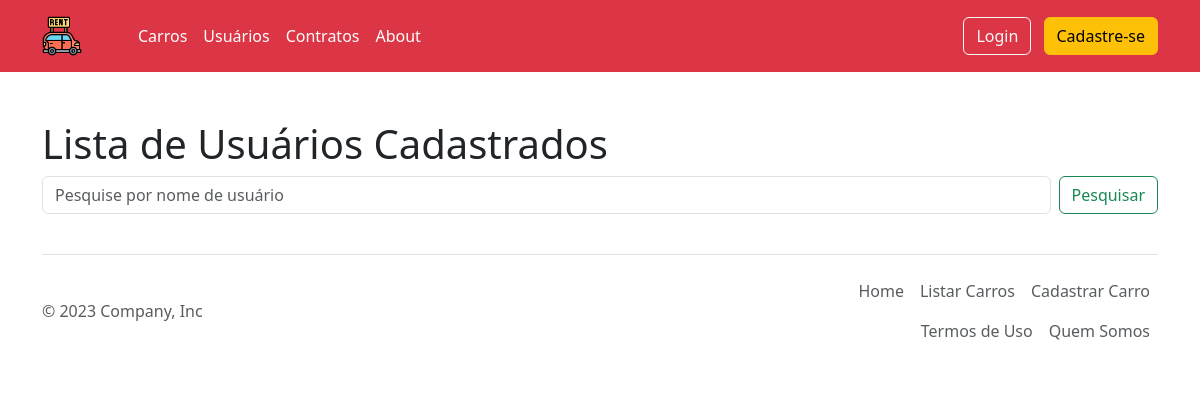
The page /locador/usuarios/ on the database as committed earlier.
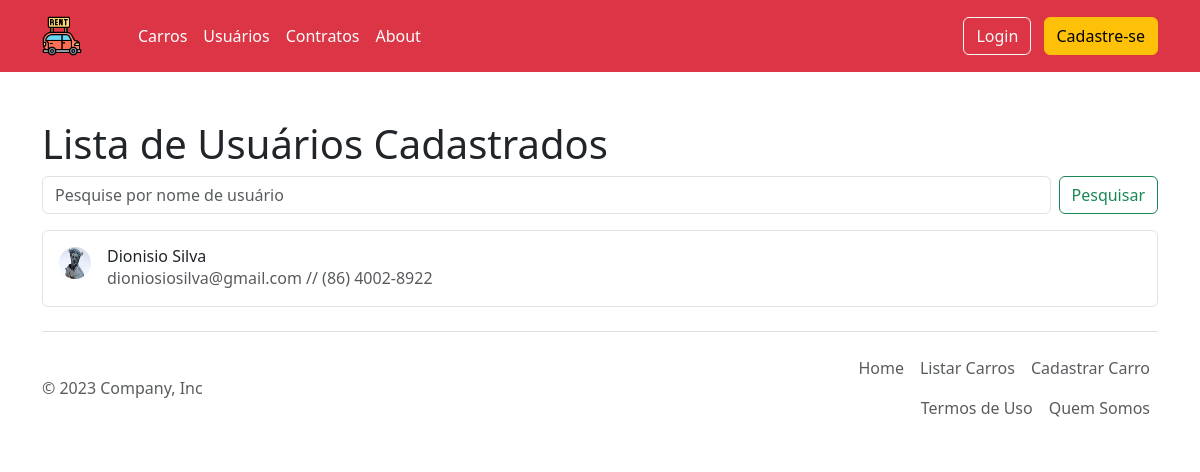
The same page on the database as committed later.
### aluguel/models.py (models this page shows, shortened)
class Usuario(models.Model):
    SEXO = [
        ("Masculino", "Masculino"),
        ("Feminino", "Feminino"),
        ("Outro", "Outro")
    ]
    nome = models.CharField("Nome", max_length=100)
    sobrenome = models.CharField("Sobrenome", max_length=100)
    cpfcnpj = models.CharField('CPF:',max_length=18, blank=True, null=True)
    email = models.EmailField("Email")
    telefone = models.CharField("Telefone", max_length=20, blank=True, null=True)
    data_nasc = models.DateField("Data de Nascimento", blank=True, null=True)
    perfil = models.ImageField("Foto", upload_to='perfil', blank=True, null=True)
    user = models.OneToOneField(get_user_model(),verbose_name="Usuário:", on_delete=models.CASCADE, blank=True, null=True)
    def calculo_de_idade(self):
        hoje = date.today()
        diferenca = hoje - self.data_nasc
        return round(diferenca.days // 365.25)
    idade = property(calculo_de_idade)
    sexo = models.CharField("Sexo", max_length=100, choices=SEXO)
    class Meta:
        verbose_name = "Usuário"
        verbose_name_plural = "Usuários"

### aluguel/views.py (the view)
# urls.py: path('usuarios/', ListarUsuarios.as_view(), name='todos_os_usuario'),
class ListarUsuarios(ListView):
    model=Usuario
    template_name='locador/usuarios.html'
    context_object_name='usuarios'
    paginate_by = 5
    def get_queryset(self):
        search = self.request.GET.get("busca")
        if search:
            self.usuarios = Usuario.objects.filter(nome__icontains=search)
        else:
            self.usuarios = Usuario.objects.all()
        return self.usuarios

### templates/locador/usuarios.html (shortened to what this page needs)
{% extends 'base_adm.html' %}
{% load static bootstrap5 %}
{% block content %}
<div class="container">
    <h1>Lista de Usuários Cadastrados</h1>
    <form class="d-flex mb-3" role="search" method="get">
        <input class="form-control me-2" type="search" placeholder="Pesquise por nome de usuário" aria-label="Pesquisar"
            name="busca" id="busca">
        <button class="btn btn-outline-success" type="submit">Pesquisar</button>
    </form>
</div>
<div class="container">
    <div class="list-group">
        {% for usuario in page_obj %}
        <a href="{% url 'detalhar_usuario' usuario.id %}"
            class="list-group-item list-group-item-action d-flex gap-3 py-3" aria-current="true">
            {% if usuario.perfil %}
            <img src="{{ usuario.perfil.url }}" alt="{{ usuario.nome}}" width="32" height="32"
                class="rounded-circle flex-shrink-0">
            {% else %}
            <img src="{% static 'img/perfil-de-usuario.jpg' %}" alt="{{ usuario.nome}}" width="32" height="32"
                class="rounded-circle flex-shrink-0">
            {% endif %}
            <div class="d-flex gap-2 w-100 justify-content-between">
                <div>
                    <h6 class="mb-0">{{ usuario.nome}} {{ usuario.sobrenome}}</h6>
                    <p class="mb-0 opacity-75">{{ usuario.email}} // {{ usuario.telefone}}</p>
                </div>
            </div>
        </a>
        {% endfor %}
    </div>
</div>
{% endblock content %}

Rows that differ between the two databases and show on the page:
added Usuario: perfil (picture), nome "Dionisio", sobrenome "Silva", email "dioniosiosilva@gmail.com", telefone "(86) 4002-8922"
